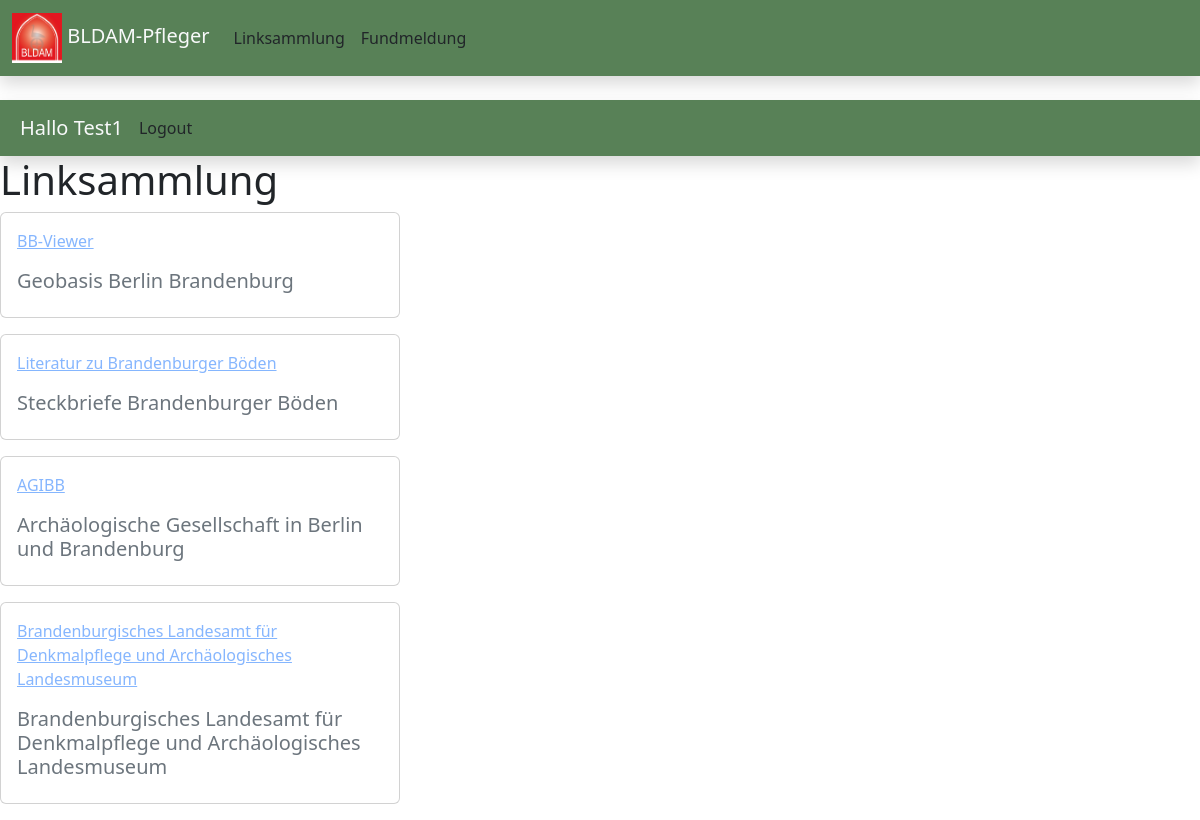
The app's page /linksammlung/ (signed in) with its own data.
### fundmeldung/models.py (models this page shows, shortened)
class Linksammlung(models.Model):
    name = models.CharField(max_length=100, null=True)
    url = models.URLField()
    beschreibung = models.TextField(max_length=100, null=True,blank=True)

### fundmeldung/views.py (the view)
# urls.py: path('linksammlung/', views.linksammlung, name='linksammlung'),
def linksammlung(request):
    linksammlungs = Linksammlung.objects.all()
    return render(request, 'linksammlung.html', {'linksammlungs': linksammlungs})

### templates/linksammlung.html
{% extends 'main.html' %}
{% block content %}
    <h1>Linksammlung</h1>
    <div class="row row-cols-1">
      {% for link in linksammlungs %}
        <div class="col mb-3">
            <div class="card" style="max-width: 25rem;">
                <div class="card-body">
                    <p><a class="link-opacity-50" href="{{link.url}}" target=”_blank”>{{link.name}}</a></p>
                <div class="d-flex justify-content-between">
                    <h5 class="text-secondary">{{link.beschreibung}}</h5>
                  </div>
                </div>
              </div>
        </div>
      {% endfor %}
    </div>
{% endblock content %}

### templates/user.html
{% load static %}
<nav class="navbar shadow sticky-topmb-4" style="background-color: #588157;">
    <div class="container-fluid">
            <div class="d-flex align-items-center">
              {% if request.user.is_authenticated %}
              <h5 class="text-light m-2">Hallo {{request.user|title}} </h5>
              <a class="nav-link btn btn-light p-2" href="{% url 'logout' %}">Logout</a>
              {% else %}
              <a class="nav-link btn btn-light p-2" href="{% url 'login' %}">Login</a>
              {% endif %}
            </div>
      </div>
  </nav>

### records on screen
Linksammlung: name "BB-Viewer", beschreibung "Geobasis Berlin Brandenburg"
Linksammlung: name "Literatur zu Brandenburger Böden", beschreibung "Steckbriefe Brandenburger Böden"
Linksammlung: name "AGIBB", beschreibung "Archäologische Gesellschaft in Berlin und Brandenburg"
Linksammlung: name "Brandenburgisches Landesamt für Denkmalpflege und Archäologisches Landesmuseum", beschreibung "Brandenburgisches Landesamt für Denkmalpflege und Archäologisches Landesmuseum"

### other values on screen
{{ request.user|title }} "Test1"
